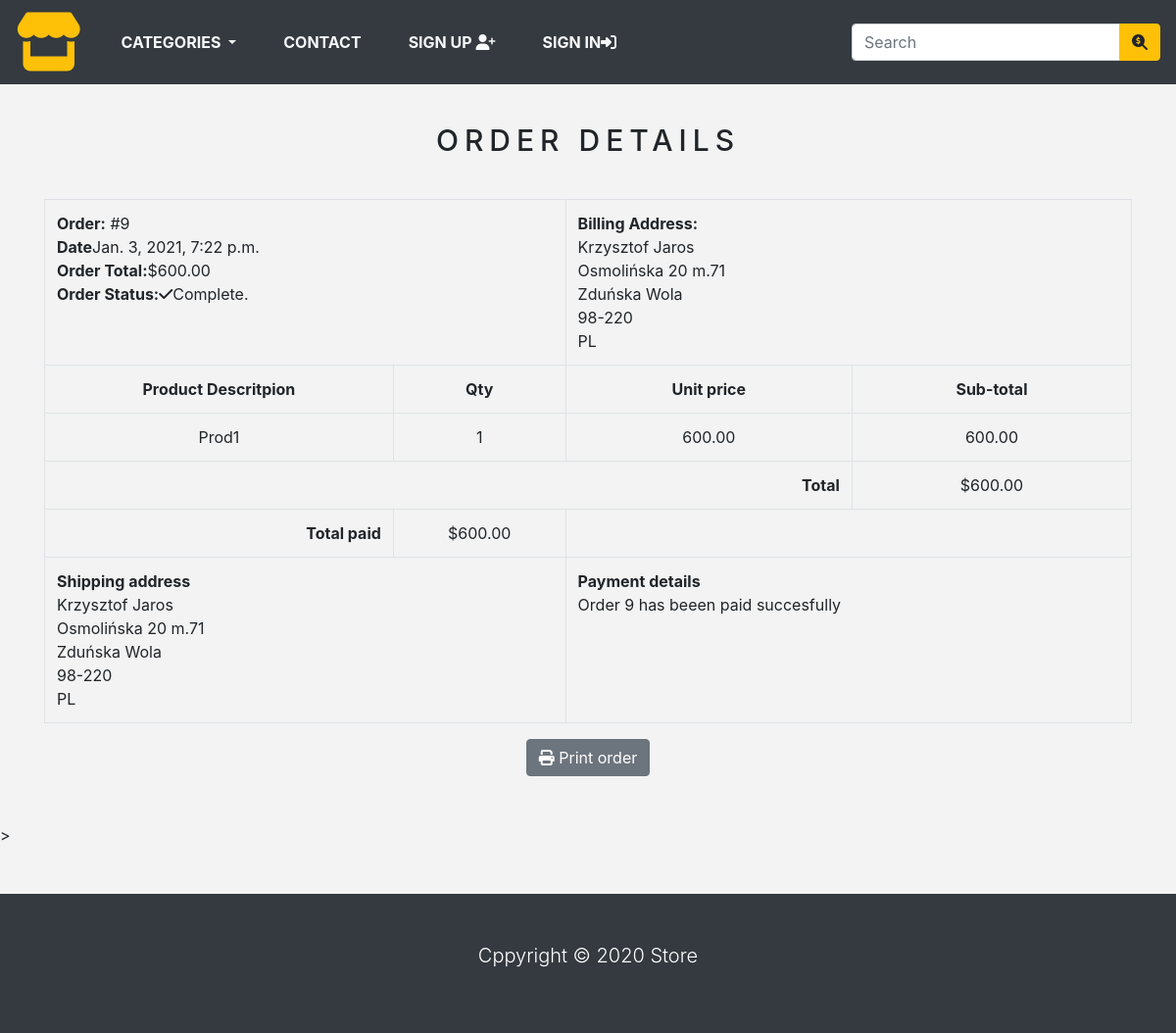
Screenshot of /order/9/ (signed in) with the database file from the repository.
### store/models.py (models this page shows, shortened)
class Order(models.Model):
    token = models.CharField(max_length=250, blank=True)
    total = models.DecimalField(max_digits=10, decimal_places=2, verbose_name='USD order total')
    emailAddress = models.EmailField(max_length=250, blank=True, verbose_name='Email address')
    created = models.DateTimeField(auto_now_add=True)
    billingName = models.CharField(max_length=250, blank=True)
    billingAddress1 = models.CharField(max_length=250, blank=True)
    billingCity = models.CharField(max_length=250, blank=True)
    billingPostcode = models.CharField(max_length=250, blank=True)
    billingCountry = models.CharField(max_length=250, blank=True)
    shippingName = models.CharField(max_length=250, blank=True)
    shippingAddress1 = models.CharField(max_length=250, blank=True)
    shippingCity = models.CharField(max_length=250, blank=True)
    shippingPostcode = models.CharField(max_length=250, blank=True)
    shippingCountry = models.CharField(max_length=250, blank=True)
    class Meta:
        db_table = 'Order'
        ordering = ['-created']

class OrderItem(models.Model):
    product = models.CharField(max_length=250)
    quantity = models.IntegerField()
    price = models.DecimalField(max_digits=10, decimal_places=2, verbose_name="USD order total")
    order = models.ForeignKey(Order, on_delete=models.CASCADE)
    class Meta:
        db_table = 'OrderItem'
    def sub_total(self):
        return self.quantity * self.price

### store/views.py (the view)
# urls.py: path('order/<int:order_id>/', views.viewOrder, name='order_detail'),
@login_required(redirect_field_name='next', login_url='signin')
def viewOrder(request, order_id):
    if request.user.is_authenticated:
        email = str(request.user.email)
        order = Order.objects.get(id=order_id, emailAddress=email)
        order_items = OrderItem.objects.filter(order=order)
        return render(request, 'order_detail.html', {'order': order, 'order_items': order_items})

### store/context_processors.py (called while the page is built)
def counter(request):
    item_count = 0
    if 'admin' in request.path:
        return {}
    else:
        try:
            cart = Cart.objects.filter(cart_id=_cart_id(request))
            cart_items = CartItem.objects.all().filter(cart=cart[:1])
            for cart_item in cart_items:
                item_count += cart_item.quantity
        except Cart.DoesNotExist:
            item_count = 0
    return dict(item_count=item_count)

def menu_links(request):
    links = Category.objects.all()
    return dict(links=links)

### store/models.py (called while the page is built)
    def get_url(self):
        return reverse('products_by_category', args=[self.slug])

### store/views.py (called while the page is built)
def _cart_id(request):
    cart = request.session.session_key
    if not cart:
        cart = request.session.create()
    return cart

### templates/order_detail.html (shortened to what this page needs)
{% extends 'base.html' %}
{% load static %}
{% block content %}
    <div class="container">
        <div class=" text-center ">
        <br>
        <h1 class="text-center product_title">
            Order details
        </h1>
        <br>
        <table class="table table-bordered">
            <tr>
                <td class="text-left" colspan="2">
                    <b>Order:</b> #{{ order.id }}<br>
                    <b>Date</b>{{ order.created }}<br>
                    <b>Order Total:</b>${{ order.total }}<br>
                    <b>Order Status:</b><i class="fas fa-check"></i>Complete.
                </td>
                <td class="text-left" colspan="2">
                    <b>Billing Address:</b><br>
                    {{ order.billingName }}<br>
                    {{ order.billingAddress1 }}<br>
                    {{ order.billingCity }}<br>
                    {{ order.billingPostcode }}<br>
                    {{ order.billingCountry }}<br>
                </td>
            </tr>
            <tr>
                <td><b>Product Descritpion</b></td>
                <td><b>Qty</b></td>
                <td><b>Unit price</b></td>
                <td><b>Sub-total</b></td>
            </tr>
            {% for item in order_items %}
                <tr>
                <td>{{ item.product }}</td>
                <td>{{ item.quantity }}</td>
                <td>{{ item.price }}</td>
                <td>{{ item.sub_total }}</td>
                </tr>
            {% endfor %}
        <tr>
            <td class="text-right" colspan="3"><b>Total</b></td>
            <td>${{ order.total }}</td>
        </tr>
        <tr>
            <td class="text-right"><b>Total paid</b></td>
            <td>${{ order.total }}</td>
        </tr>
        <tr>
            <td class="text-left" colspan="2">
            <b>Shipping address</b><br>
            {{ order.shippingName }}<br>
            {{ order.shippingAddress1}}<br>
            {{ order.shippingCity }}<br>
            {{ order.shippingPostcode }}<br>
            {{ order.shippingCountry }}<br>
            </td>
            <td class="text-left" colspan="2">
            <b>Payment details</b><br>
            Order {{ order.id }} has beeen paid succesfully
            </td>
        </tr>
        </table>
        <button class="btn btn-secondary" onclick="window.print();">
            <i class="fas fa-print"></i>
            Print order
        </button>
    </div>
<br><br>
    </div>>
{% endblock %}

### store/static/css/base.css (style rules this page uses)
body { background: #f3f3f3; }
.product_title { font-size: 30px; text-transform: uppercase; letter-spacing: .2em; padding-top: 15px; padding-bottom: 10px; }

### rows the page displays
Order: id "9", created "Jan. 3, 2021, 7:22 p.m.", total "600.00", billingName "Krzysztof Jaros", billingAddress1 "Osmolińska 20 m.71", billingCity "Zduńska Wola", billingPostcode "98-220", billingCountry "PL", shippingName "Krzysztof Jaros", shippingAddress1 "Osmolińska 20 m.71", shippingCity "Zduńska Wola", shippingPostcode "98-220", shippingCountry "PL"
OrderItem: product "Prod1", quantity "1", price "600.00", sub_total "600.00"
